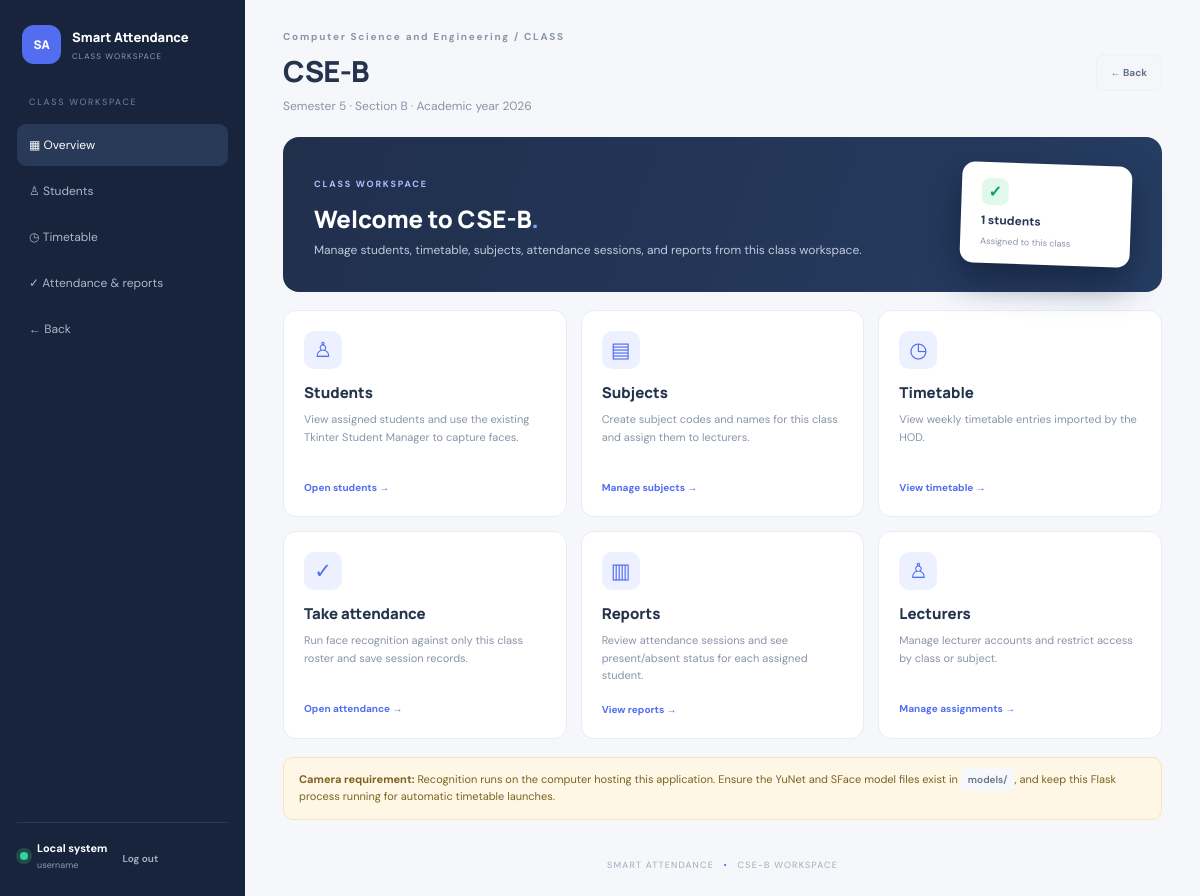
The app's page /classes/1 (signed in) with its own data.
### tables this page shows
CREATE TABLE users (
            id INTEGER PRIMARY KEY AUTOINCREMENT, username TEXT NOT NULL UNIQUE,
            password_hash TEXT NOT NULL, role TEXT NOT NULL CHECK(role IN ('hod','lecturer')),
            display_name TEXT NOT NULL, is_active INTEGER NOT NULL DEFAULT 1,
            created_at TEXT NOT NULL);

CREATE TABLE departments (
            id INTEGER PRIMARY KEY AUTOINCREMENT,
            code TEXT NOT NULL UNIQUE COLLATE NOCASE,
            name TEXT NOT NULL,
            description TEXT NOT NULL DEFAULT '',
            created_at TEXT NOT NULL);

CREATE TABLE classes (
            id INTEGER PRIMARY KEY AUTOINCREMENT,
            class_code TEXT NOT NULL UNIQUE COLLATE NOCASE,
            department TEXT NOT NULL,
            semester INTEGER NOT NULL CHECK(semester BETWEEN 1 AND 8),
            section TEXT NOT NULL,
            academic_year TEXT NOT NULL,
            created_at TEXT NOT NULL,
            updated_at TEXT NOT NULL);

### app.py (the view)
@app.get("/classes/<int:class_id>")
@class_access_required
def class_dashboard(class_id):
    with db() as conn:
        class_record = conn.execute("SELECT * FROM classes WHERE id=?", (class_id,)).fetchone()
        if not class_record:
            flash("Class not found.", "error")
            return redirect(url_for("department_management"))
        department = conn.execute("SELECT * FROM departments WHERE upper(code)=upper(?) OR upper(name)=upper(?) LIMIT 1",
                                  (class_record["department"], class_record["department"])).fetchone()
        student_count = conn.execute("SELECT COUNT(*) FROM class_students WHERE class_id=?", (class_id,)).fetchone()[0]
        assigned_rolls = [r[0] for r in conn.execute("SELECT roll FROM class_students WHERE class_id=?", (class_id,))]
    return render_template("class_dashboard.html", class_record=class_record, department=department,
                           student_count=student_count, admin_user=session.get("username", "hod"),
                           user_role=session.get("role", "hod"))

### app.py (called while the page is built, shortened)
@contextmanager
def db():
    conn = sqlite3.connect(DASHBOARD_DB, timeout=10)
    conn.row_factory = sqlite3.Row
    conn.execute("PRAGMA foreign_keys = ON")
    try:
        yield conn
        conn.commit()
    except Exception:
        conn.rollback()
        raise
    finally:
        conn.close()

def login_required(fn):
    @wraps(fn)
    def wrapped(*args, **kwargs):
        if not session.get("user_id"):
            return redirect(url_for("login", next=request.path))
        with db() as conn:
            user = conn.execute("SELECT id, username, role, display_name, is_active FROM users WHERE id=?",
                                (session["user_id"],)).fetchone()
        if not user or not user["is_active"]:
            session.clear()
            return redirect(url_for("login"))
        return fn(*args, **kwargs)
    return wrapped

def class_access_allowed(class_id):
    if session.get("role") == "hod":
        return True

def class_access_required(fn):
    @wraps(fn)
    @login_required
    def wrapped(*args, **kwargs):
        class_id = kwargs.get("class_id")
        if class_id is None or not class_access_allowed(class_id):
            return render_template("forbidden.html"), 403
        return fn(*args, **kwargs)
    return wrapped

### templates/class_dashboard.html
<!doctype html><html lang="en"><head><meta charset="utf-8"><meta name="viewport" content="width=device-width,initial-scale=1"><title>{{ class_record.class_code }} | Smart Attendance</title><link rel="stylesheet" href="{{ url_for('static', filename='style.css') }}"></head><body><div class="layout"><aside class="sidebar"><div class="brand"><span class="brand-icon">SA</span><div><b>Smart Attendance</b><small>CLASS WORKSPACE</small></div></div><nav><span class="nav-label">CLASS WORKSPACE</span><a class="active" href="{{ url_for('class_dashboard',class_id=class_record.id) }}">▦ Overview</a><a href="{{ url_for('class_students',class_id=class_record.id) }}">♙ Students</a><a href="{{ url_for('class_timetable',class_id=class_record.id) }}">◷ Timetable</a><a href="{{ url_for('class_attendance_page',class_id=class_record.id) }}">✓ Attendance & reports</a><a href="{{ url_for('department_management') if user_role=='hod' else url_for('lecturer_dashboard') }}">← Back</a></nav><div class="side-bottom"><span class="online"></span><div><b>Local system</b><small>{{ admin_user }}</small></div><form method="post" action="{{ url_for('logout') }}"><button class="logout" type="submit">Log out</button></form></div></aside><main class="main"><header class="topbar"><div><div class="eyebrow">{{ department.name if department else class_record.department }} / CLASS</div><h1>{{ class_record.class_code }}</h1><p>Semester {{ class_record.semester }} · Section {{ class_record.section }} · Academic year {{ class_record.academic_year }}</p></div><a class="button ghost" href="{{ url_for('department_management') if user_role=='hod' else url_for('lecturer_dashboard') }}">← Back</a></header>{% with messages=get_flashed_messages(with_categories=true) %}{% for category,message in messages %}<div class="flash {{ category }}">{{ message }}</div>{% endfor %}{% endwith %}<section class="hero"><div><span class="tag">CLASS WORKSPACE</span><h2>Welcome to {{ class_record.class_code }}<span>.</span></h2><p>Manage students, timetable, subjects, attendance sessions, and reports from this class workspace.</p></div><div class="hero-art"><div class="hero-check">✓</div><b>{{ student_count }} students</b><small>Assigned to this class</small></div></section><section class="class-module-grid"><a class="class-module-card" href="{{ url_for('class_students',class_id=class_record.id) }}"><span>♙</span><h3>Students</h3><p>View assigned students and use the existing Tkinter Student Manager to capture faces.</p><b>Open students →</b></a>{% if user_role=='hod' %}<a class="class-module-card" href="{{ url_for('class_subjects',class_id=class_record.id) }}"><span>▤</span><h3>Subjects</h3><p>Create subject codes and names for this class and assign them to lecturers.</p><b>Manage subjects →</b></a>{% endif %}<a class="class-module-card" href="{{ url_for('class_timetable',class_id=class_record.id) }}"><span>◷</span><h3>Timetable</h3><p>View weekly timetable entries imported by the HOD.</p><b>View timetable →</b></a><a class="class-module-card" href="{{ url_for('class_attendance_page',class_id=class_record.id) }}"><span>✓</span><h3>Take attendance</h3><p>Run face recognition against only this class roster and save session records.</p><b>Open attendance →</b></a><a class="class-module-card" href="{{ url_for('class_attendance_page',class_id=class_record.id) }}"><span>▥</span><h3>Reports</h3><p>Review attendance sessions and see present/absent status for each assigned student.</p><b>View reports →</b></a>{% if user_role=='hod' %}<a class="class-module-card" href="{{ url_for('lecturers_page') }}"><span>♙</span><h3>Lecturers</h3><p>Manage lecturer accounts and restrict access by class or subject.</p><b>Manage assignments →</b></a>{% endif %}</section><div class="notice"><b>Camera requirement:</b> Recognition runs on the computer hosting this application. Ensure the YuNet and SFace model files exist in <code>models/</code>, and keep this Flask process running for automatic timetable launches.</div><footer>SMART ATTENDANCE <span>•</span> {{ class_record.class_code }} WORKSPACE</footer></main></div></body></html>

### static/style.css (style rules this page uses)
:root { --bg:#f5f7fb;--line:#e8ecf3;--ink:#25334d;--muted:#8994a8;--blue:#526df0;--green:#13a678;--red:#e05b67;--purple:#8267e8 }
* { box-sizing:border-box }
body { margin:0;background:var(--bg);font-family:'DM Sans',sans-serif;color:var(--ink) }
a { color:inherit;text-decoration:none }
.layout { min-height:100vh }
.sidebar { width:245px;background:#17243b;color:#d7deeb;position:fixed;inset:0 auto 0 0;padding:25px 17px;display:flex;flex-direction:column;z-index:5 }
.brand { display:flex;align-items:center;gap:11px;padding:0 5px 32px }
.brand-icon { width:39px;height:39px;border-radius:12px;background:#536df0;color:white;display:grid;place-items:center;font:800 12px Manrope;flex-shrink:0 }
.brand b,.brand small { display:block }
.brand b { font:800 13px Manrope;color:#fff }
.brand small { font-size:8px;letter-spacing:1.1px;color:#8e9bb1;margin-top:5px }
.nav-label { display:block;font-size:9px;letter-spacing:1.7px;color:#77859e;padding:0 12px 12px }
.sidebar nav a { display:block;padding:13px 12px;margin:4px 0;border-radius:9px;color:#aab6ca;font-size:12px }
.sidebar nav a.active,.sidebar nav a:hover { background:#293958;color:#fff }
.side-bottom { margin-top:auto;border-top:1px solid #2b3850;padding:18px 3px 0;display:flex;align-items:center;gap:9px }
.side-bottom b,.side-bottom small { display:block }
.side-bottom b { font-size:11px;color:white }
.side-bottom small { font-size:9px;color:#8f9bb0;margin-top:4px }
.online { width:8px;height:8px;border-radius:50%;background:#32d69a;box-shadow:0 0 0 4px #244a4b;flex-shrink:0 }
.logout { border:0;background:transparent;color:#aab6ca;font:600 10px 'DM Sans';cursor:pointer;margin-left:auto }
.main { margin-left:245px;padding:30px 38px 20px;max-width:1700px }
.topbar { display:flex;justify-content:space-between;align-items:center;gap:20px;margin-bottom:23px }
.eyebrow { font-size:10px;letter-spacing:1.7px;font-weight:700;color:#8a95a9;margin-bottom:8px }
.topbar h1 { font:800 29px Manrope;margin:0;letter-spacing:-.8px }
.topbar p,.panel-head p { color:var(--muted);font-size:12px;margin:7px 0 0 }
.hero { background:linear-gradient(110deg,#202f4c,#263d63);border-radius:16px;padding:27px 31px;color:white;display:flex;justify-content:space-between;align-items:center;min-height:155px;margin-bottom:18px }
.tag { font-size:9px;font-weight:700;letter-spacing:1.8px;color:#aebeff }
.hero h2 { font:800 24px Manrope;margin:10px 0 7px }
.hero h2 span { color:#83a1ff }
.hero p { font-size:12px;color:#c0cadb;margin:0 }
.hero-art { background:#fff;color:#263753;border-radius:13px;padding:16px 20px;min-width:170px;box-shadow:0 15px 35px #111c35aa;display:flex;flex-direction:column;gap:7px;transform:rotate(2deg) }
.hero-art b { font-size:12px }
.hero-art small { font-size:9px;color:var(--muted) }
.hero-check { background:#e1f8ed;color:#0c9e70;width:27px;height:27px;border-radius:8px;display:grid;place-items:center;font-weight:800 }
.button { border:0;border-radius:8px;padding:11px 14px;display:inline-flex;align-items:center;justify-content:center;font:700 10px 'DM Sans';cursor:pointer;white-space:nowrap;text-decoration:none }
.button.ghost { color:#65728a;background:#f4f6fa;border:1px solid #edf0f5 }
code { font:600 10px 'DM Sans';color:#64728a;background:#f7f8fb;padding:5px 7px;border-radius:5px }
footer { text-align:center;padding:24px 0 5px;font-size:9px;color:#a1aaba;letter-spacing:1.2px }
footer span { padding:0 6px;color:#526cf0 }
.notice { background:#fff7e5;border:1px solid #f4e5bd;color:#7d6220;border-radius:10px;padding:13px 15px;font-size:11px;line-height:1.6;margin:15px 0 }
.class-module-grid { display:grid;grid-template-columns:repeat(3,minmax(0,1fr));gap:14px;margin:18px 0 }
.class-module-card { display:block;background:#fff;border:1px solid var(--line);border-radius:13px;padding:20px;color:var(--ink);min-width:0 }
.class-module-card>span { display:grid;place-items:center;width:38px;height:38px;border-radius:10px;background:#edf1ff;color:var(--blue);font-size:21px;margin-bottom:13px }
.class-module-card h3 { font:800 15px Manrope;margin:0 0 8px }
.class-module-card p { font-size:11px;line-height:1.6;color:var(--muted);min-height:52px;margin:0 0 12px }
.class-module-card>b { font-size:10px;color:var(--blue) }

### records on screen
users: username "username"
departments: name "Computer Science and Engineering"
classes: class_code "CSE-B", semester "5", section "B", academic_year "2026"

### other values on screen
{{ student_count }} "1"
